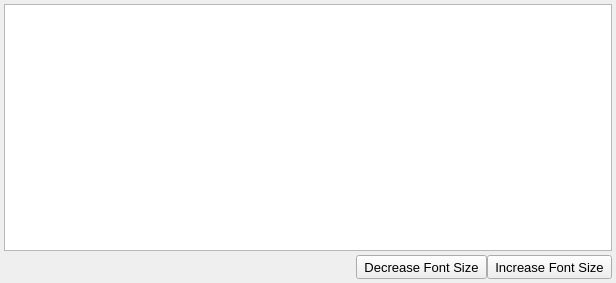
<?xml version="1.0" encoding="UTF-8"?>
<ui version="4.0">
 <class>MessagesTab</class>
 <widget class="QWidget" name="MessagesTab">
  <property name="geometry">
   <rect>
    <x>0</x>
    <y>0</y>
    <width>616</width>
    <height>283</height>
   </rect>
  </property>
  <property name="font">
   <font>
    <pointsize>10</pointsize>
   </font>
  </property>
  <property name="windowTitle">
   <string>Form</string>
  </property>
  <layout class="QVBoxLayout" name="verticalLayout">
   <property name="spacing">
    <number>4</number>
   </property>
   <property name="leftMargin">
    <number>4</number>
   </property>
   <property name="topMargin">
    <number>4</number>
   </property>
   <property name="rightMargin">
    <number>4</number>
   </property>
   <property name="bottomMargin">
    <number>4</number>
   </property>
   <item>
    <widget class="QTextEdit" name="MessagesEdit">
     <property name="sizePolicy">
      <sizepolicy hsizetype="Expanding" vsizetype="Expanding">
       <horstretch>0</horstretch>
       <verstretch>0</verstretch>
      </sizepolicy>
     </property>
     <property name="font">
      <font>
       <pointsize>8</pointsize>
      </font>
     </property>
     <property name="focusPolicy">
      <enum>Qt::NoFocus</enum>
     </property>
     <property name="undoRedoEnabled">
      <bool>false</bool>
     </property>
     <property name="readOnly">
      <bool>true</bool>
     </property>
     <property name="acceptRichText">
      <bool>false</bool>
     </property>
    </widget>
   </item>
   <item>
    <layout class="QHBoxLayout" name="horizontalLayout">
     <property name="spacing">
      <number>0</number>
     </property>
     <item>
      <spacer name="horizontalSpacer">
       <property name="orientation">
        <enum>Qt::Horizontal</enum>
       </property>
       <property name="sizeHint" stdset="0">
        <size>
         <width>40</width>
         <height>20</height>
        </size>
       </property>
      </spacer>
     </item>
     <item>
      <widget class="QLabel" name="MessagesFontLabel">
       <property name="sizePolicy">
        <sizepolicy hsizetype="Fixed" vsizetype="Fixed">
         <horstretch>0</horstretch>
         <verstretch>0</verstretch>
        </sizepolicy>
       </property>
       <property name="maximumSize">
        <size>
         <width>24</width>
         <height>24</height>
        </size>
       </property>
       <property name="text">
        <string/>
       </property>
       <property name="pixmap">
        <pixmap resource="main.qrc">:/general/icons/font.svg</pixmap>
       </property>
       <property name="scaledContents">
        <bool>true</bool>
       </property>
      </widget>
     </item>
     <item>
      <widget class="QToolButton" name="MessagesDecreaseFontSizeButton">
       <property name="minimumSize">
        <size>
         <width>24</width>
         <height>24</height>
        </size>
       </property>
       <property name="toolTip">
        <string>Decrease font size</string>
       </property>
       <property name="text">
        <string>Decrease Font Size</string>
       </property>
       <property name="icon">
        <iconset resource="main.qrc">
         <normaloff>:/general/icons/remove.svg</normaloff>:/general/icons/remove.svg</iconset>
       </property>
       <property name="iconSize">
        <size>
         <width>16</width>
         <height>16</height>
        </size>
       </property>
      </widget>
     </item>
     <item>
      <widget class="QToolButton" name="MessagesIncreaseFontSizeButton">
       <property name="minimumSize">
        <size>
         <width>24</width>
         <height>24</height>
        </size>
       </property>
       <property name="toolTip">
        <string>Increase font size</string>
       </property>
       <property name="text">
        <string>Increase Font Size</string>
       </property>
       <property name="icon">
        <iconset resource="main.qrc">
         <normaloff>:/general/icons/add.svg</normaloff>:/general/icons/add.svg</iconset>
       </property>
       <property name="iconSize">
        <size>
         <width>16</width>
         <height>16</height>
        </size>
       </property>
      </widget>
     </item>
    </layout>
   </item>
  </layout>
 </widget>
 <resources>
  <include location="main.qrc"/>
 </resources>
 <connections/>
</ui>
